Frame 1 (no input): blank canvas, image omitted
Frame 60 (no input): blank canvas, image omitted
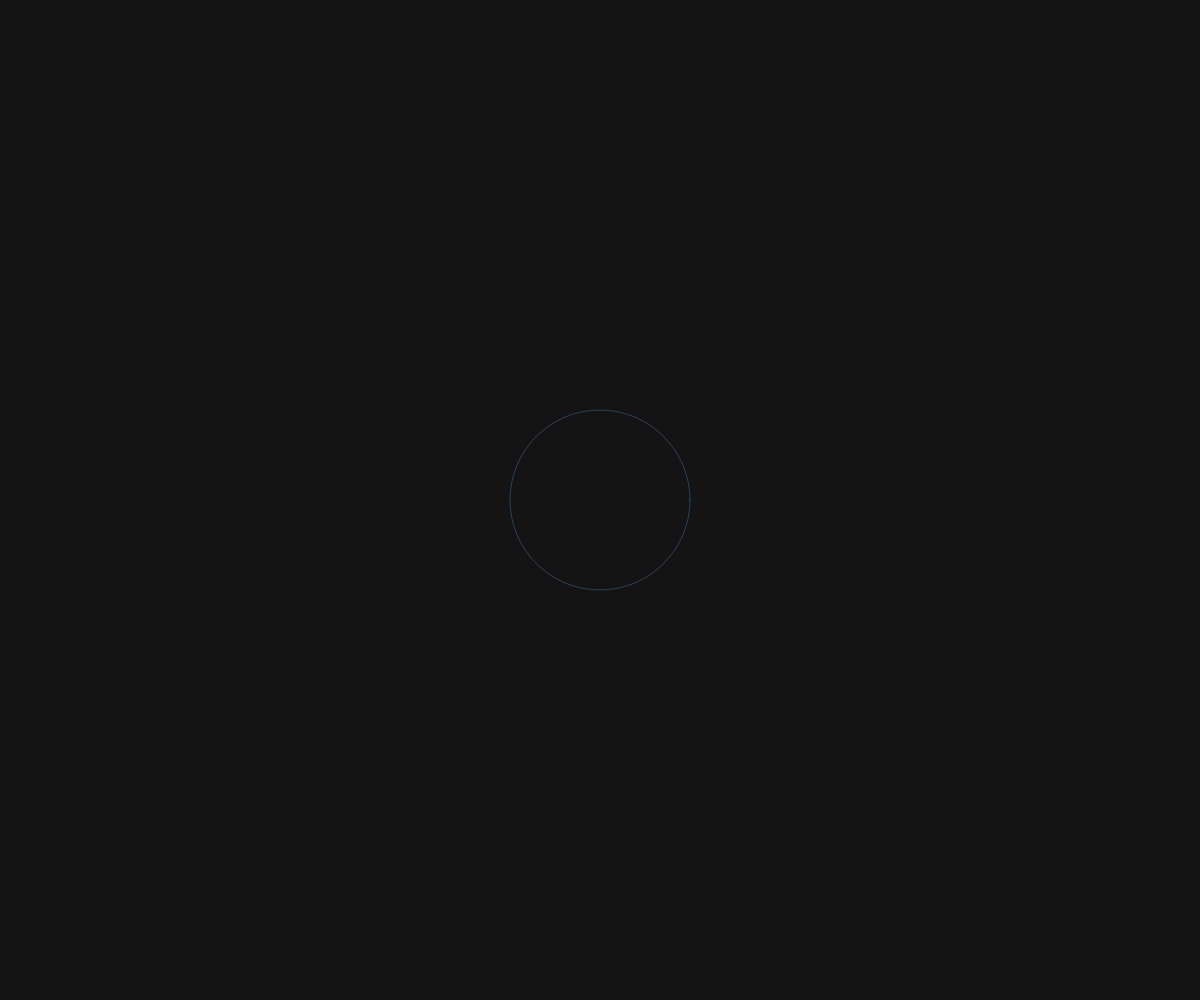
Frame 120 (the mouse pressed at the canvas centre since frame 60)

The p5.js sketch whose frames 1 and 60 were blank and that drew this single picture after the mouse press (run headless with seeded random() and noise() and a simulated clock; from frame 60 on, the mouse is pressed at the canvas centre):

// p5.js sketch
// ── sketch.js
let rings = [];

function setup() {
  createCanvas(windowWidth, windowHeight);
  noFill();
}

function draw() {
  background(20);

  for (let i = rings.length - 1; i >= 0; i--) {
    let r = rings[i];
    r.size += 3;
    r.alpha -= 3;
    stroke(100, 180, 255, r.alpha);
    ellipse(r.x, r.y, r.size);
    if (r.alpha <= 0) rings.splice(i, 1);
  }
}

function mousePressed() {
  rings.push({ x: mouseX, y: mouseY, size: 0, alpha: 255 });
}

function windowResized() {
  resizeCanvas(windowWidth, windowHeight);
}
